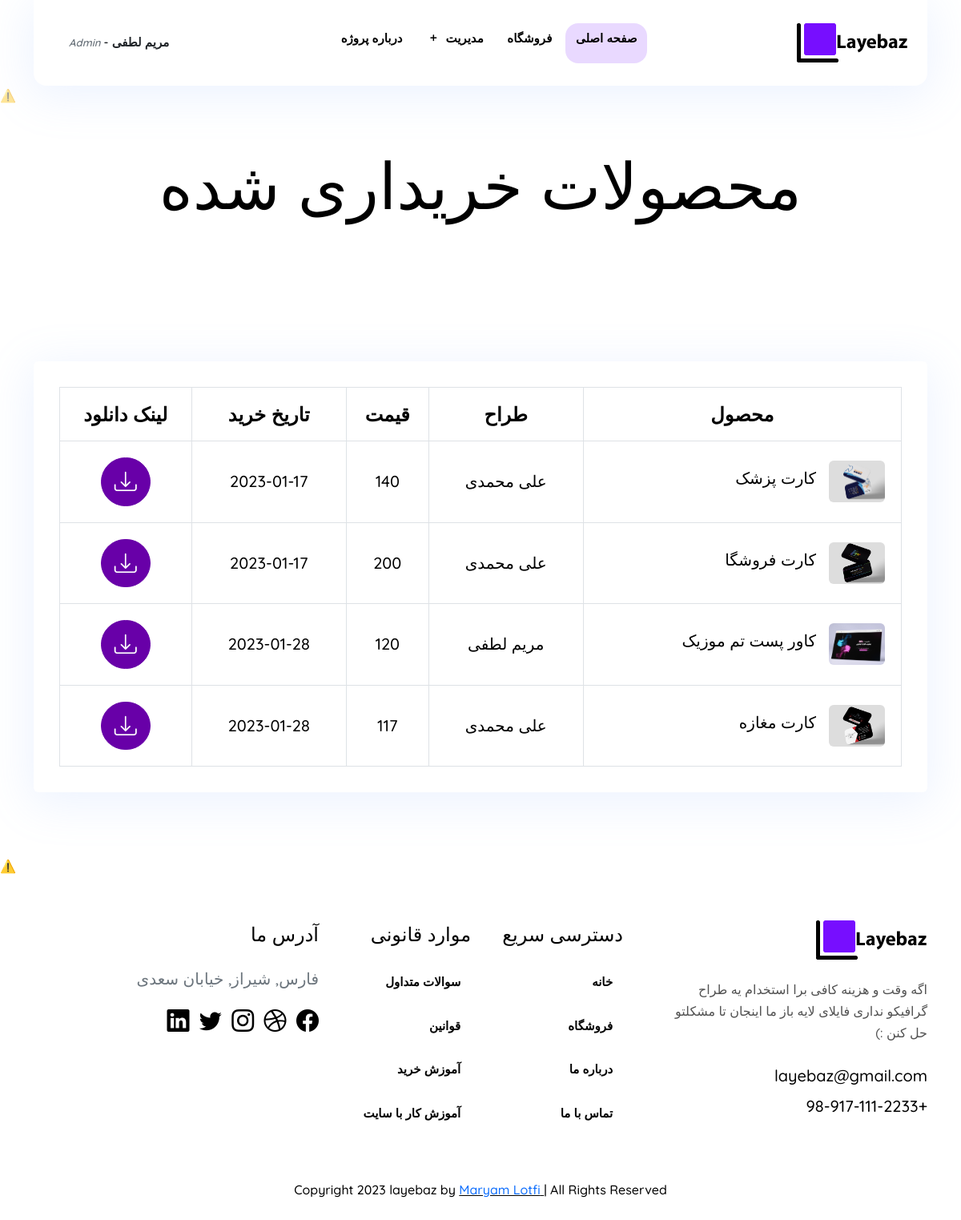
The page /product-bought.php (signed in) on the database as committed earlier.
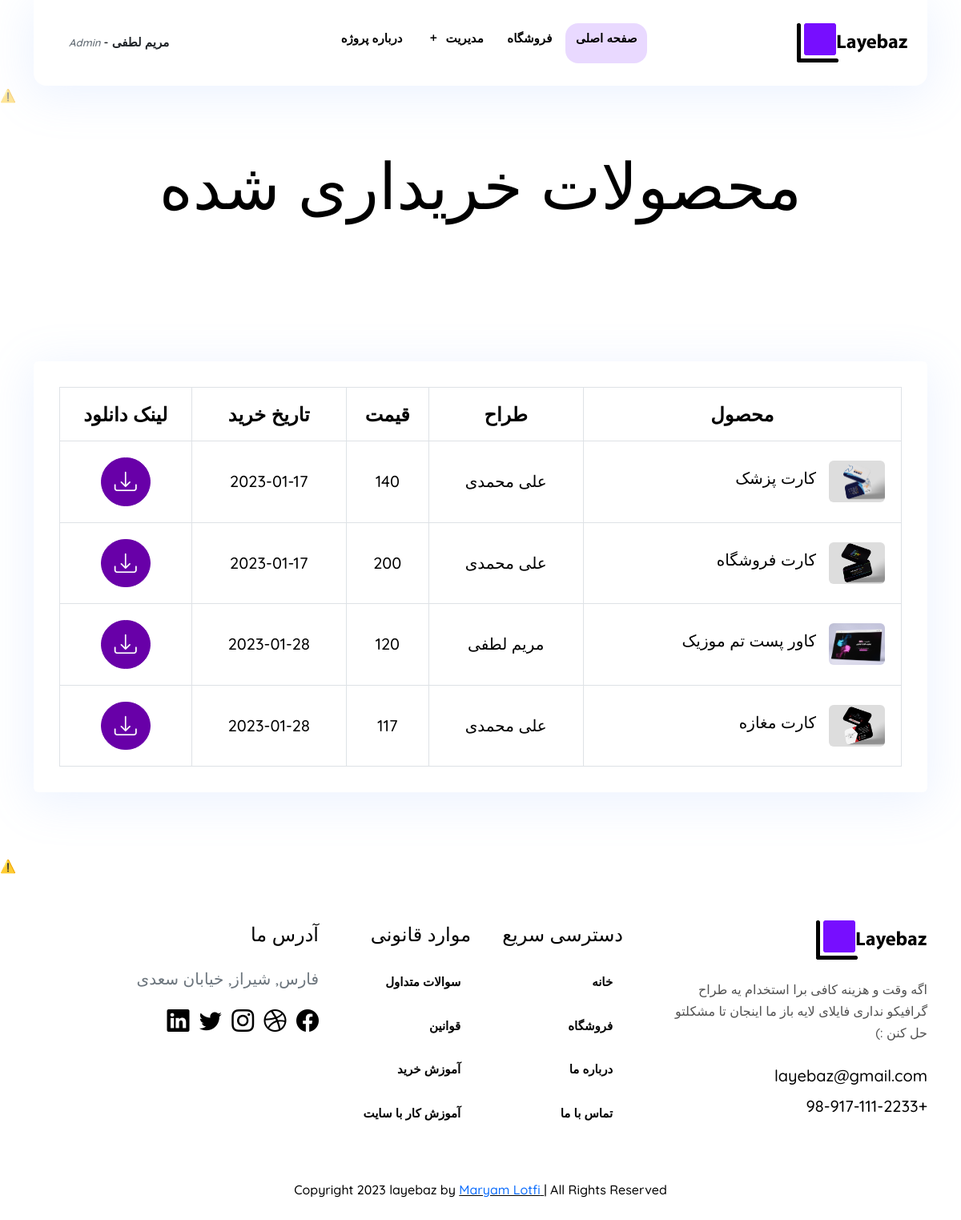
The same page on the database as committed later.
### tables this page shows
CREATE TABLE `sells` (
  `sellid` int(11) NOT NULL,
  `productid` int(11) NOT NULL,
  `userid` int(11) NOT NULL,
  `date` date NOT NULL
);

CREATE TABLE `products` (
  `productid` int(11) NOT NULL,
  `userid` int(11) NOT NULL,
  `name` varchar(120) NOT NULL,
  `description` text NOT NULL,
  `link` text NOT NULL,
  `image` varchar(120) NOT NULL,
  `price` int(11) NOT NULL
);

CREATE TABLE `users` (
  `userid` int(11) NOT NULL,
  `username` varchar(20) NOT NULL,
  `name` varchar(120) NOT NULL,
  `email` varchar(120) NOT NULL,
  `password` varchar(30) NOT NULL,
  `type` tinyint(4) NOT NULL
);

### product-bought.php (the view, shortened to what this page needs)
<?php
include('inc/header.php');
?>
<?php
$link = mysqli_connect("localhost", "root", "", "layebazdb");
mysqli_query($link, "set names utf8");
?>
<section class="position-relative overflow-hidden">
    <div class="container">
        <div class="row text-center">
            <div class="col">
                <h1 class="mb-3">محصولات خریداری شده</h1>
            </div>
        </div>
    </div>
    <div class="position-absolute animation-1">
        <lottie-player src="https://lottie.host/59ba3e9a-bef6-400b-adbb-0eb8c20c9f65/WPBRmjAinD.json"
            background="transparent.html" speed="1" style="width: auto; height: auto;" loop autoplay>
        </lottie-player>
    </div>
</section>
<div class="page-content">
    <section>
        <div class="container">
            <div class="row">
                <div class="col">
                    <div class="table-responsive border-bottom-0 p-5 shadow rounded">
                        <table class="cart-table table text-center mb-0 table-bordered">
                            <thead>
                                <tr>
                                    <th class="h5 mb-0 py-3 font-w-6" scope="col">محصول</th>
                                    <th class="h5 mb-0 py-3 font-w-6" scope="col">طراح</th>
                                    <th class="h5 mb-0 py-3 font-w-6" scope="col">قیمت</th>
                                    <th class="h5 mb-0 py-3 font-w-6" scope="col">تاریخ خرید</th>
                                    <th class="h5 mb-0 py-3 font-w-6" scope="col"> لینک دانلود</th>
                                </tr>
                            </thead>
                            <tbody class="border-top-0">
                                <?php
                                $query = "SELECT * FROM sells WHERE userid='{$_SESSION['userid']}' ";
                                $result = mysqli_query($link, $query);
                                while ($row = mysqli_fetch_array($result)) {
                                    $query_product = "SELECT * FROM products WHERE productid='{$row['productid']}' ";
                                    $result_product = mysqli_query($link, $query_product);
                                    $row_product = mysqli_fetch_array($result_product);
                                    $query_designer = "SELECT * FROM users WHERE userid='{$row_product['userid']}' ";
                                    $result_designer = mysqli_query($link, $query_designer);
                                    $row_designer = mysqli_fetch_array($result_designer);
                                ?>
                                <tr>
                                    <td>
                                        <div class="d-md-flex align-items-center">
                                            <a href="#">
                                                <img class="img-fluid rounded me-lg-3 mb-2 mb-lg-0"
                                                    src="assets/images/product/<?= $row_product['image'] ?>" alt=""
                                                    width="70" height="50">
                                            </a>
                                            <div class="text-start">
                                                <a href="product-detail.php?id=<?= $row['productid'] ?>"
                                                    class="product-name link-title h6"><?= $row_product['name'] ?>
                                                </a>
                                            </div>
                                        </div>
                                    </td>
                                    <td>
                                        <h6 class="mb-0"><?= $row_designer['name'] ?></h6>
                                    </td>
                                    <td>
                                        <h6 class="mb-0"><?= $row_product['price'] ?></h6>
                                    </td>
                                    <td>
                                        <h6 class="mb-0"><?= $row['date'] ?></h6>
                                    </td>
                                    <td class="border-right-0">
                                        <button type="submit" class="btn btn-primary py-2 px-3 fs-3">
                                            <a class="bi bi-download " href="<?= $row_product['link'] ?>"></a>
                                        </button>
                                    </td>
                                </tr>
                                <?php } ?>
                            </tbody>
                        </table>
                    </div>
                </div>
            </div>
        </div>
    </section>
</div>
<?php
include('inc/footer.php')
?>

### inc/header.php (shortened to what this page needs)
<!DOCTYPE html>
<html lang="fa" dir="rtl">
<head>
    <link href="assets/css/bootstrap.min.css" rel="stylesheet" type="text/css" />
    <link href="assets/css/bootstrap-icons.css" rel="stylesheet" type="text/css" />
    <link href="assets/css/magnific-popup.css" rel="stylesheet" type="text/css" />
    <link href="assets/css/owl.carousel.css" rel="stylesheet" type="text/css" />
    <link href="assets/css/odometer.css" rel="stylesheet" type="text/css" />
    <link href="assets/css/spacing.css" rel="stylesheet" type="text/css" />
    <link href="assets/css/stylealert.css" rel="stylesheet" type="text/css" />
    <link href="assets/css/theme.min.css" rel="stylesheet" />
</head>
<body>
    <div class="page-wrapper">
        <header class="site-header">
            <div id="header-wrap">
                <div class="container">
                    <div class="row">
                        <div class="col">
                            <nav class="navbar navbar-expand-lg p-4 shadow bg-white">
                                <a class="navbar-brand logo" href="index.php">
                                    <img class="img-fluid" src="assets/images/logo.png" alt="">
                                </a>
                                <div class="collapse navbar-collapse" id="navbarNav">
                                    <ul class="navbar-nav mx-auto">
                                        <li class="nav-item ">
                                            <a class="nav-link active" href="index.php ">صفحه اصلی</a>
                                        </li>
                                        <li class="nav-item">
                                            <a class="nav-link" href="product-shop.php">فروشگاه</a>
                                        </li>
                                        <?php
                                        if (
                                            isset($_SESSION["state_login"]) && $_SESSION["state_login"] === true &&
                                            ($_SESSION["user_type"] == 'admin' || $_SESSION["user_type"] == 'seller')
                                        ) { ?>
                                        <li class="nav-item dropdown">
                                            <a class="nav-link dropdown-toggle" href="#"
                                                data-bs-toggle="dropdown">مدیریت </a>
                                        </li>
                                        <?php } ?>
                                        <li class="nav-item">
                                            <a class="nav-link" href="about.php">درباره پروژه</a>
                                        </li>
                                    </ul>
                                </div>
                                <nav class="nav-profile">
                                    <?php
                                    if (isset($_SESSION["state_login"]) && $_SESSION["state_login"] === true) { ?>
                                    <ul class="profile-menu navbar-nav mx-auto">
                                        <li class="nav-item dropdown">
                                            <a class="nav-link dropdown-toggle user" data-bs-toggle="dropdown">
                                                <div class="d-flex align-items-center">
                                                    <div class="ms-3">
                                                        <span class="display-name font-w-6 mb-0">
                                                            <?php echo ($_SESSION["name"]) ?></span>
                                                        <span class="display-name font-w-6 mb-0"> - </span>
                                                        <small class="text-muted fst-italic">
                                                            <?php echo ($_SESSION["user_type"]) ?></small>
                                                    </div>
                                                </div>
                                            </a>
                                        </li>
                                    </ul>
                                    <?php
                                    }
                                    ?>
                                </nav>
                            </nav>
                        </div>
                    </div>
                </div>
            </div>
        </header>

### inc/footer.php (shortened to what this page needs)
<footer class="py-11 position-relative overflow-hidden">
    <div class="container z-index-1">
        <div class="row">
            <div class="col-md-12 col-lg-4 pe-lg-7">
                <a class="footer-logo" href="index.php">
                    <img class="img-fluid" src="assets/images/logo.png" alt="">
                </a>
                <p class="my-4">اگه وقت و هزینه کافی برا استخدام یه طراح گرافیکو نداری فایلای لایه باز ما اینجان تا
                    مشکلتو
                    حل کنن :)</p>
                <ul class="media-icon list-unstyled">
                    <li class="mb-2">
                        <a class="h6" href="mailto:layebaz@gmail.com">layebaz@gmail.com</a>
                    </li>
                    <li>
                        <a class="h6" href="tel:+9189171112233">+98-917-111-2233</a>
                    </li>
                </ul>
            </div>
            <div class="col-md-6 col-lg-2 mt-6 mt-lg-0 footer-menu">
                <h5 class="mb-4">دسترسی سریع</h5>
                <ul class="navbar-nav list-unstyled mb-0">
                    <li class="mb-3">
                        <a class="nav-link" href="team.html">خانه</a>
                    </li>
                    <li class="mb-3">
                        <a class="nav-link" href="blog-card.html">فروشگاه</a>
                    </li>
                    <li class="mb-3">
                        <a class="nav-link" href="about-us-1.html">درباره ما</a>
                    </li>
                    <li>
                        <a class="nav-link" href="contact-us.html">تماس با ما</a>
                    </li>
                </ul>
            </div>
            <div class="col-md-6 col-lg-2 mt-6 mt-lg-0 footer-menu">
                <h5 class="mb-4">موارد قانونی</h5>
                <ul class="navbar-nav list-unstyled mb-0">
                    <li class="mb-3">
                        <a class="nav-link" href="faq.html">سوالات متداول</a>
                    </li>
                    <li class="mb-3">
                        <a class="nav-link" href="faq.html">قوانین</a>
                    </li>
                    <li class="mb-3">
                        <a class="nav-link" href="terms-and-conditions.html">آموزش خرید</a>
                    </li>
                    <li class="mb-3">
                        <a class="nav-link" href="privacy-policy.html">آموزش کار با سایت</a>
                    </li>
                </ul>
            </div>
            <div class="col-md-8 col-lg-4 mt-6 mt-lg-0">
                <h5 class="mb-4">آدرس ما</h5>
                <h6 class="mb-3 text-muted">فارس, شیراز, خیابان سعدی </h6>
                <ul class="list-inline mb-3">
                    <li class="list-inline-item">
                        <a class="text-dark fs-3" href="#">
                            <i class="bi bi-facebook"></i>
                        </a>
                    </li>
                    <li class="list-inline-item">
                        <a class="text-dark fs-3" href="#">
                            <i class="bi bi-dribbble"></i>
                        </a>
                    </li>
                    <li class="list-inline-item">
                        <a class="text-dark fs-3" href="#">
                            <i class="bi bi-instagram"></i>
                        </a>
                    </li>
                    <li class="list-inline-item">
                        <a class="text-dark fs-3" href="#">
                            <i class="bi bi-twitter"></i>
                        </a>
                    </li>
                    <li class="list-inline-item">
                        <a class="text-dark fs-3" href="#">
                            <i class="bi bi-linkedin"></i>
                        </a>
                    </li>
                </ul>
            </div>
        </div>
        <div class="row mt-7">
            <div class="col text-center text-dark"> Copyright 2023 layebaz by <u>
                    <a href="#">Maryam Lotfi</a>
                </u> | All Rights Reserved </div>
        </div>
    </div>
    <div class="position-absolute animation-1 opacity-1">
        <lottie-player src="https://lottie.host/dc3f8a9d-b6c0-4c1a-ba22-138d2d9240e3/jKmAYbusnp.json"
            background="transparent.html" speed="1" style="width: auto; height: auto;" loop autoplay></lottie-player>
    </div>
</footer>
</div>
</body>
</html>

### assets/css/spacing.css (style rules this page uses)
.mb-0, .my-0 { margin-bottom: 0 !important }
.mb-2, .my-2 { margin-bottom: .5rem !important }
.ms-3, .mx-3 { margin-right: 1rem !important }
.mb-3, .my-3 { margin-bottom: 1rem !important }
.mt-4, .my-4 { margin-top: 1.5rem !important }
.mb-4, .my-4 { margin-bottom: 1.5rem !important }
.mt-6, .my-6 { margin-top: 2.5rem !important }
.mt-7, .my-7 { margin-top: 3rem !important }
.pt-2, .py-2 { padding-top: .5rem !important }
.pb-2, .py-2 { padding-bottom: .5rem !important }
.pt-3, .py-3 { padding-top: 1rem !important }
.ps-3, .px-3 { padding-right: 1rem !important }
.pb-3, .py-3 { padding-bottom: 1rem !important }
.pe-3, .px-3 { padding-left: 1rem !important }
.p-4 { padding: 1.5rem !important }
.p-5 { padding: 2rem !important }
.pt-11, .py-11 { padding-top: 5rem !important }
.pb-11, .py-11 { padding-bottom: 5rem !important }
.ms-auto, .mx-auto { margin-right: auto !important }
.me-auto, .mx-auto { margin-left: auto !important }
@media (min-width:992px) { .mt-lg-0, .my-lg-0 { margin-top: 0 !important } }
@media (min-width:992px) { .mb-lg-0, .my-lg-0 { margin-bottom: 0 !important } }
@media (min-width:992px) { .me-lg-3, .mx-lg-3 { margin-left: 1rem !important } }
@media (min-width:992px) { .pe-lg-7, .px-lg-7 { padding-left: 3rem !important } }

### assets/css/stylealert.css (style rules this page uses)
.active { height: 50px; }

Rows that differ between the two databases and show on the page:
changed through a linked row, sells: productid.name "کارت فروشگا" → "کارت فروشگاه"
